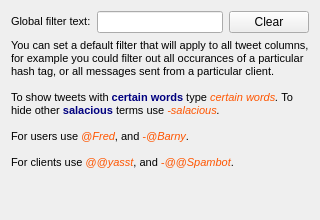
     <widget class="QWidget" name="tab_6">
      <attribute name="title">
       <string>Filtering</string>
      </attribute>
      <layout class="QVBoxLayout" name="verticalLayout_11">
       <item>
        <layout class="QHBoxLayout" name="horizontalLayout_8">
         <item>
          <widget class="QLabel" name="label_25">
           <property name="text">
            <string>&lt;!DOCTYPE HTML PUBLIC &quot;-//W3C//DTD HTML 4.0//EN&quot; &quot;http://www.w3.org/TR/REC-html40/strict.dtd&quot;&gt;
&lt;html&gt;&lt;head&gt;&lt;meta name=&quot;qrichtext&quot; content=&quot;1&quot; /&gt;&lt;style type=&quot;text/css&quot;&gt;
p, li { white-space: pre-wrap; }
&lt;/style&gt;&lt;/head&gt;&lt;body style=&quot; font-family:'MS Shell Dlg 2'; font-size:8.25pt; font-weight:400; font-style:normal;&quot;&gt;
&lt;p style=&quot; margin-top:0px; margin-bottom:0px; margin-left:0px; margin-right:0px; -qt-block-indent:0; text-indent:0px;&quot;&gt;&lt;span style=&quot; font-size:8pt;&quot;&gt;Global filter text:&lt;/span&gt;&lt;/p&gt;&lt;/body&gt;&lt;/html&gt;</string>
           </property>
          </widget>
         </item>
         <item>
          <widget class="QLineEdit" name="globalFilter"/>
         </item>
         <item>
          <widget class="QPushButton" name="pushButton">
           <property name="text">
            <string>Clear</string>
           </property>
          </widget>
         </item>
        </layout>
       </item>
       <item>
        <widget class="QLabel" name="filterHelp">
         <property name="font">
          <font>
           <pointsize>8</pointsize>
          </font>
         </property>
         <property name="text">
          <string>&lt;!DOCTYPE HTML PUBLIC &quot;-//W3C//DTD HTML 4.0//EN&quot; &quot;http://www.w3.org/TR/REC-html40/strict.dtd&quot;&gt;
&lt;html&gt;&lt;head&gt;&lt;meta name=&quot;qrichtext&quot; content=&quot;1&quot; /&gt;&lt;style type=&quot;text/css&quot;&gt;
p, li { white-space: pre-wrap; }
&lt;/style&gt;&lt;/head&gt;&lt;body style=&quot; font-family:'MS Shell Dlg 2'; font-size:8.25pt; font-weight:400; font-style:normal;&quot;&gt;
&lt;p style=&quot; margin-top:0px; margin-bottom:0px; margin-left:0px; margin-right:0px; -qt-block-indent:0; text-indent:0px;&quot;&gt;&lt;span style=&quot; font-size:8pt;&quot;&gt;You can set a default filter that will apply to all tweet columns, for example you could filter out all occurances of a particular hash tag, or all messages sent from a particular client.&lt;/span&gt;&lt;/p&gt;
&lt;p style=&quot;-qt-paragraph-type:empty; margin-top:0px; margin-bottom:0px; margin-left:0px; margin-right:0px; -qt-block-indent:0; text-indent:0px; font-size:8pt;&quot;&gt;&lt;/p&gt;
&lt;p style=&quot; margin-top:0px; margin-bottom:0px; margin-left:0px; margin-right:0px; -qt-block-indent:0; text-indent:0px;&quot;&gt;&lt;span style=&quot; font-size:8pt;&quot;&gt;To show tweets with &lt;/span&gt;&lt;span style=&quot; font-size:8pt; font-weight:600; color:#00007f;&quot;&gt;certain words&lt;/span&gt;&lt;span style=&quot; font-size:8pt;&quot;&gt; type &lt;/span&gt;&lt;span style=&quot; font-size:8pt; font-style:italic; color:#ff5500;&quot;&gt;certain words&lt;/span&gt;&lt;span style=&quot; font-size:8pt; font-style:italic;&quot;&gt;. &lt;/span&gt;&lt;span style=&quot; font-size:8pt;&quot;&gt;To hide other &lt;/span&gt;&lt;span style=&quot; font-size:8pt; font-weight:600; color:#00007f;&quot;&gt;salacious&lt;/span&gt;&lt;span style=&quot; font-size:8pt;&quot;&gt; terms use &lt;/span&gt;&lt;span style=&quot; font-size:8pt; font-style:italic; color:#ff5500;&quot;&gt;-salacious&lt;/span&gt;&lt;span style=&quot; font-size:8pt; font-style:italic;&quot;&gt;.&lt;/span&gt;&lt;/p&gt;
&lt;p style=&quot;-qt-paragraph-type:empty; margin-top:0px; margin-bottom:0px; margin-left:0px; margin-right:0px; -qt-block-indent:0; text-indent:0px; font-size:8pt;&quot;&gt;&lt;/p&gt;
&lt;p style=&quot; margin-top:0px; margin-bottom:0px; margin-left:0px; margin-right:0px; -qt-block-indent:0; text-indent:0px;&quot;&gt;&lt;span style=&quot; font-size:8pt;&quot;&gt;For users use &lt;/span&gt;&lt;span style=&quot; font-size:8pt; font-style:italic; color:#ff5500;&quot;&gt;@Fred&lt;/span&gt;&lt;span style=&quot; font-size:8pt;&quot;&gt;, and &lt;/span&gt;&lt;span style=&quot; font-size:8pt; font-style:italic; color:#ff5500;&quot;&gt;-@Barny&lt;/span&gt;&lt;span style=&quot; font-size:8pt; color:#000000;&quot;&gt;.&lt;/span&gt;&lt;/p&gt;
&lt;p style=&quot;-qt-paragraph-type:empty; margin-top:0px; margin-bottom:0px; margin-left:0px; margin-right:0px; -qt-block-indent:0; text-indent:0px; font-size:8pt; color:#000000;&quot;&gt;&lt;/p&gt;
&lt;p style=&quot; margin-top:0px; margin-bottom:0px; margin-left:0px; margin-right:0px; -qt-block-indent:0; text-indent:0px;&quot;&gt;&lt;span style=&quot; font-size:8pt; color:#000000;&quot;&gt;For clients use &lt;/span&gt;&lt;span style=&quot; font-size:8pt; font-style:italic; color:#ff5500;&quot;&gt;@@yasst&lt;/span&gt;&lt;span style=&quot; font-size:8pt; color:#000000;&quot;&gt;, and &lt;/span&gt;&lt;span style=&quot; font-size:8pt; font-style:italic; color:#ff5500;&quot;&gt;-@@Spambot&lt;/span&gt;&lt;span style=&quot; font-size:8pt; color:#000000;&quot;&gt;.&lt;/span&gt;&lt;/p&gt;&lt;/body&gt;&lt;/html&gt;</string>
         </property>
         <property name="wordWrap">
          <bool>true</bool>
         </property>
        </widget>
       </item>
       <item>
        <spacer name="verticalSpacer_6">
         <property name="orientation">
          <enum>Qt::Vertical</enum>
         </property>
         <property name="sizeHint" stdset="0">
          <size>
           <width>20</width>
           <height>40</height>
          </size>
         </property>
        </spacer>
       </item>
      </layout>
     </widget>
